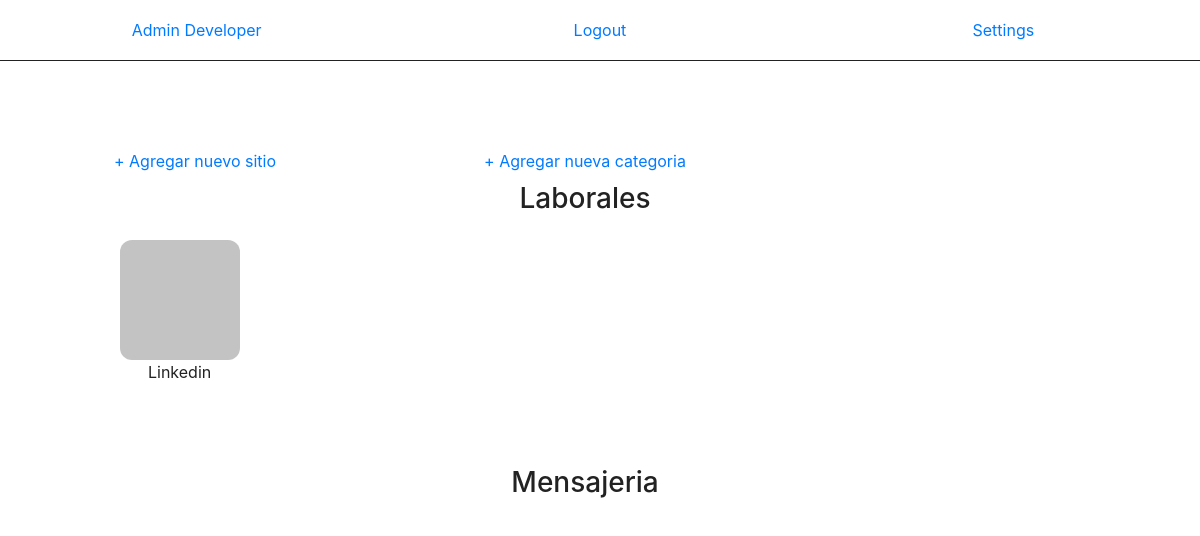
The app's page / (signed in) with its own data.
### core/models.py (models this page shows, shortened)
class Category(models.Model):
    name = models.CharField(max_length=100, verbose_name= "Categoría")
    user = models.ForeignKey(Profile, on_delete=models.CASCADE, null=True, blank=True)
    class Meta:
        verbose_name= "Categoría"

class Link(models.Model):
    name = models.CharField( max_length=100, verbose_name= "Sitio")
    text = models.TextField(null=True, blank=True, verbose_name= "Descripción")
    link = models.URLField(verbose_name= "Url", default=None, max_length=500, null=True, blank=True)
    img= models.ImageField(verbose_name= "Imagen", upload_to="logo", null=True, blank=True)
    category = models.ForeignKey(Category, on_delete=models.CASCADE, null=True, blank=True)
    user = models.ForeignKey(Profile, on_delete=models.CASCADE, null=True, blank=True)
    class Meta:
        verbose_name= "Sitio"

### core/views.py (the view)
# urls.py: path('', views.links, name='home'),
def links(request):
    links= Link.objects.all()
    return render(request, "core/link_list.html", {'links':links})

### registration/processors.py (called while the page is built)
def profile(request):
    profiles= Profile.objects.all()
    categories= Category.objects.all()
    return {'profiles': profiles, 'categories': categories}

### core/templates/core/link_list.html (shortened to what this page needs)
{% extends 'core/base.html' %}
{% block content %}
{% if request.user.is_authenticated %}
<div class="row text-center col-12">
  <a class="nav-link col-4" href="/create">+ Agregar nuevo sitio</a>
  <a class="nav-link col-4" href="/create_category">+ Agregar nueva categoria</a>
  <div class="container col-10">
    {% for cat in categories %}
      {% if cat.user == request.user.profile %}
        <div class="row cat mb-5">
          <h3 class="container col-12 float-left ml-0">
            {{cat.name}}
          </h3>
          {% for lk in links %}
            {% if lk.category == cat %}
              <div class="float-left col-2 p-3">
                <a href="{{lk.link}}">
                {% if lk.img %}
                  <img src="{{lk.img.url}}" alt="">
                {% else %}
                  <img src="core/static/core/none.jpg" alt="">
                {% endif %}
                </a>
                <p>
                  {{lk.name}}
                </p>
              </div>
            {% endif %}
          {% endfor %}
        </div>
      {% endif %}
    {% endfor %}
  </div>
</div>
{% else %}
<div class="row text-center col-12">
  Hi! welcome to the board collection
</div>
{% endif %}
{% endblock %}

### core/templates/core/base.html (shortened to what this page needs)
<!DOCTYPE html>
<html lang="en" dir="ltr">
  <head>
    <link rel="stylesheet" href="https://maxcdn.bootstrapcdn.com/bootstrap/4.0.0/css/bootstrap.min.css">
    {% load static %}
    <link href="{% static 'css/master.css' %}" rel="stylesheet">
  </head>
  <body id="demo">
    <nav>
      <div class="row text-center">
        {% if request.user.is_authenticated %}
          {% if request.user.is_superuser %}
            <a class="nav-link col-4" href="/admin">Admin {{request.user}}</a>
          {% else %}
            <a class="nav-link col-4" href="/">Hi {{request.user}}!</a>
          {% endif %}
          <a class="nav-link col-4" href="/accounts/logout">Logout</a>
          <a class="nav-link col-4" href="/accounts/profile">Settings</a>
        {% else %}
          <a class="nav-link col-4" href="/">Home</a>
          <a class="nav-link col-4" href="/accounts/signup">Registrar</a>
          <a class="nav-link col-4" href="/accounts/login">Iniciar sesion</a>
        {% endif %}
      </div>
    </nav>
    {% block content %}{% endblock %}
  </body>
</html>

### core/static/css/master.css (style rules this page uses)
nav { border-bottom: 1px solid; margin-bottom: 10vh; padding: 10px; }
img { width: 10vw; height: 10vw; border-radius: 10%; }
img { transition: transform 0.2s linear 0.1s; }
.cat { border-width: 0.1px; border-color: white; border-radius: 10px; border-style: dashed; }
.cat { transition: background-color 0.6s linear 0s; }

### records on screen
Category: name "Laborales"
Link: name "Linkedin"
Category: name "Mensajeria"

### other values on screen
{{ request.user }} "Developer"
